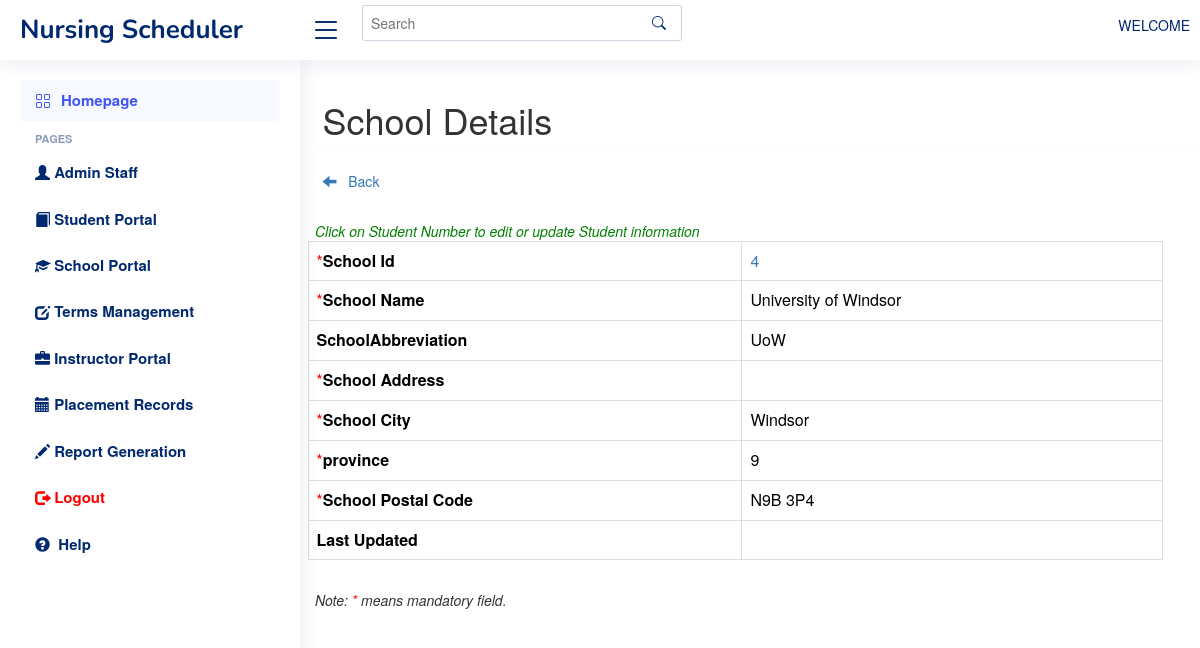
Page /public/school/school_view.php?st_num=4 on the committed database.
### tables this page shows
CREATE TABLE `schools` (
  `school_id` bigint(20) UNSIGNED NOT NULL,
  `school_name` varchar(50) NOT NULL,
  `school_abbreviation` varchar(10) NOT NULL,
  `school_address` varchar(50) NOT NULL,
  `school_city` varchar(50) NOT NULL,
  `school_postal_code` varchar(10) NOT NULL,
  `prov_id` bigint(20) UNSIGNED NOT NULL,
  `created_at` timestamp NULL DEFAULT NULL,
  `updated_at` timestamp NULL DEFAULT NULL
);

### public/school/school_view.php (the view)
<?php
include "../../private/header.php";
include "../../private/db.php";
$id = $_GET['st_num'];
$sql = "SELECT * FROM schools where school_id ='$id'";
$result = mysqli_query($conn, $sql);
$students = mysqli_fetch_all($result, MYSQLI_ASSOC);
?>
<!DOCTYPE html>
<html lang="en">
<head>
</head>
<body>
 <main id="main" class="main">
	<div class="row">
		<h1>School Details</h1>
		<hr>
	</div>
	<div class="row" style="background:white">
	<a href="school.php" class=""><span class="glyphicon glyphicon-arrow-left"></span> &nbsp Back</a>
		<div class="row" style="background:white; margin-top:30px;">
		<i style="color:green">Click on Student Number to edit or update Student information</i>
			<table class="table table-bordered">
			  <?php foreach($students as $st) {?>
			  <tr>
			    <td><span style="color:red">*</span><b>School Id</b></td>
				<td><a href="school_update_form.php?id=<?php echo $st['school_id']?>"><?php echo $st['school_id']; ?></a></td>
			  </tr>
			   <tr>
			    <td><span style="color:red">*</span><b>School Name</b></td>
				<td><?php echo $st['school_name']; ?></td>
			  </tr>
			   <tr>
			    <td><b>SchoolAbbreviation</b></td>
				<td><?php echo $st['school_abbreviation']; ?></td>
			  </tr>
			   <tr>
			    <td><span style="color:red">*</span><b>School Address</b></td>
				<td><?php echo $st['school_address']; ?></td>
			  </tr>
			   <tr>
			    <td><span style="color:red">*</span><b>School City</b></td>
				<td><?php echo $st['school_city']; ?></td>
			  </tr>
			   <tr>
			    <td><span style="color:red">*</span><b>province</b></td>
				<td><?php echo $st['prov_id']; ?></td>
			  </tr>
			   <tr>
			    <td><span style="color:red">*</span><b>School Postal Code</b></td>
				<td><?php echo $st['school_postal_code']; ?></td>
			  </tr>
			   <tr>
			    <td><b>Last Updated</b></td>
				<td><?php echo $st['updated_at']; ?></td>
			  </tr>
			  <?php } ?>
			</table>
		</div>
		<div class="row" style="margin-top:10px;">
			<p><i>Note: <span style="color:red;">*</span> means mandatory field.</i></span></p>
		</div>
	</div>
 </main>
</body>
</html>

### public/school/assets/css/style.css (style rules this page uses)
:root { scroll-behavior: smooth; }
body { font-family: "Open Sans", sans-serif; background: #f6f9ff; color: #444444; }
a { color: #4154f1; text-decoration: none; }
h1, h2, h3, h4, h5, h6 { font-family: "Nunito", sans-serif; }
#main { margin-top: 60px; padding: 20px 30px; transition: all 0.3s; }
@media (min-width: 1200px) { #main, #footer { margin-left: 300px; } }

### rows in the picture
schools: school_id "4", school_name "University of Windsor", school_abbreviation "UoW", school_city "Windsor", prov "9", school_postal_code "N9B 3P4"
